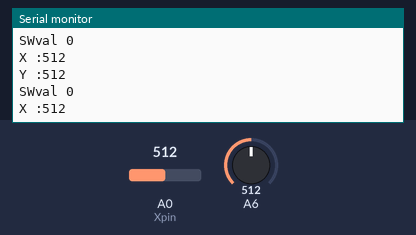
The sketch below on a simulated Arduino Nano, built with avr-gcc and run on an emulated ATmega328P. On the bench: the last lines printed to the serial monitor. The test bench sets the inputs (shaded band); at power-on: A0 (Xpin) = 512, A6 = 512.

Above: at 1.2 s.
1.3 s: A0 (Xpin) set to 110
At 2.1 s:
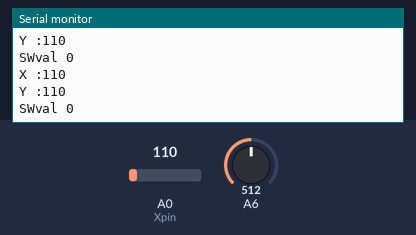
4.3 s: A0 (Xpin) set to 92
At 5.2 s:
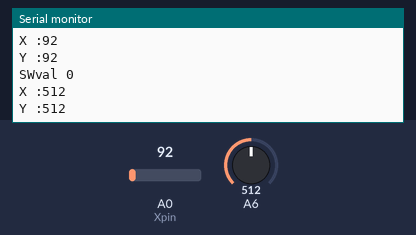
Timing chart, 0 to 7.3 s (numbered marks = the images above; inputs shaded):
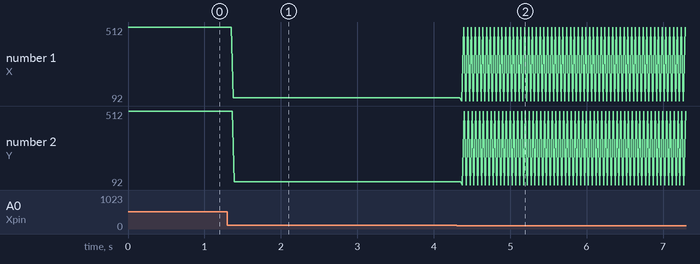

Measured:
- the behaviour switches between 100 and 99 on A0 (Xpin) (found by bisection; images 1 and 2)
- after the input at 1.3 s, the serial monitor: prints a new line after 0.08 s (image 1)
- after the input at 4.3 s, the serial monitor: prints a new line after 0.07 s (image 2)
- plotted number 1: 512 → 110 after the input at 1.3 s
- plotted number 2: 512 → 110 after the input at 1.3 s

The sketch:

jostic.ino
```cpp
int Xpin = A0;
int Xval;

int Ypin = A1;
int Yval;

int SWpin =  2;
int SWval;

void setup() {
  // put your setup code here, to run once:
  Serial.begin(9600);
  pinMode(Xpin,INPUT);
  pinMode(Ypin,INPUT);

}

void loop() {
  // put your main code here, to run repeatedly:
  Xval = analogRead(Xval);
  Yval = analogRead(Yval);
  SWval = digitalRead(SWval);
  Serial.print("X :");
  Serial.println(Xval);
  Serial.print("Y :");
  Serial.println(Yval);
  Serial.print("SWval ");
  Serial.println(SWval);
}
```
